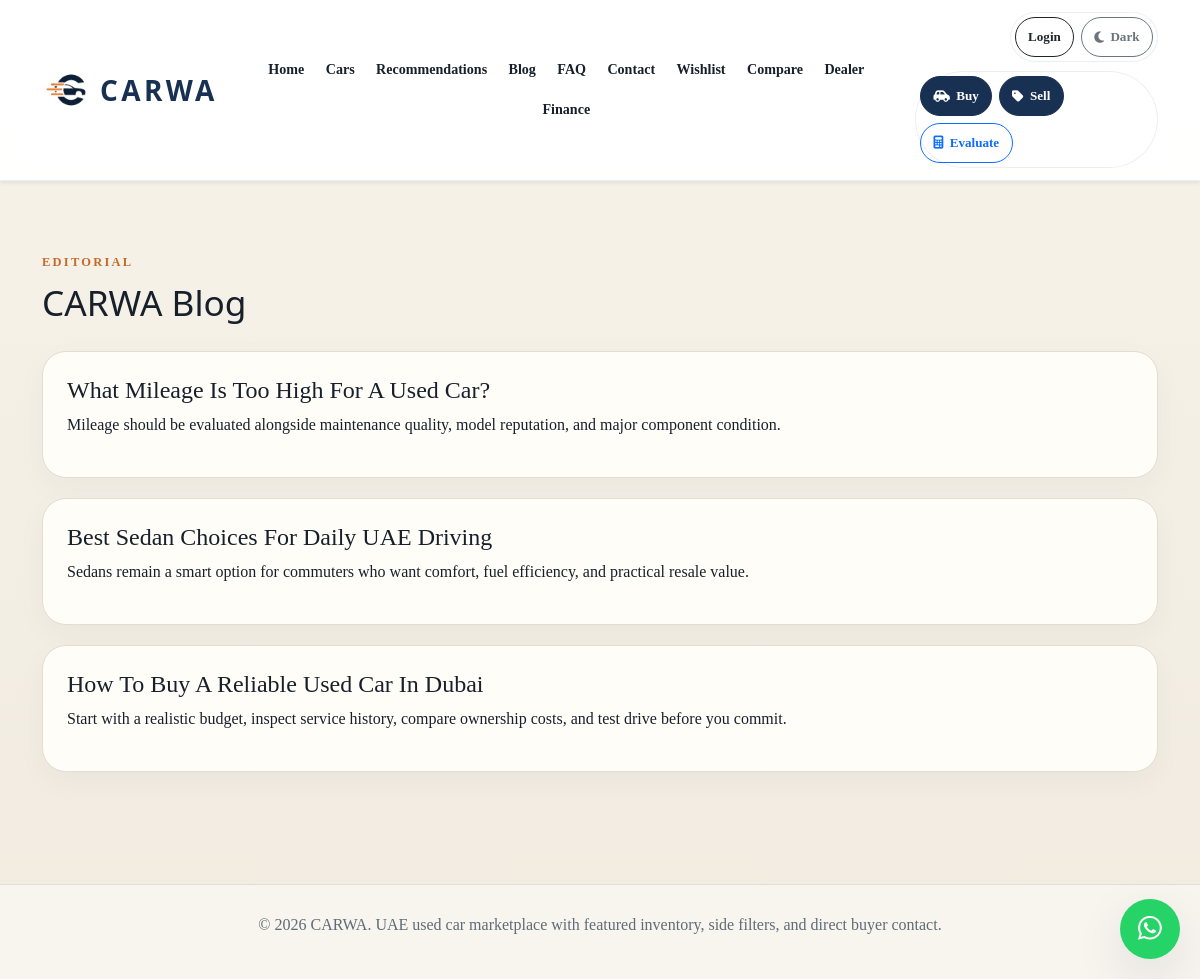
Page /blog on the committed database.
### tables this page shows
CREATE TABLE blogs(
        id INTEGER PRIMARY KEY AUTOINCREMENT,
        title TEXT,
        content TEXT
    );

### app.py (the view)
@app.route("/blog")
def blog():
    conn = get_db()
    blogs = conn.execute("SELECT * FROM blogs ORDER BY id DESC").fetchall()
    conn.close()
    return render_template("blog.html", blogs=blogs)

### app.py (called while the page is built)
def get_db():
    conn = sqlite3.connect(DATABASE_PATH)
    conn.row_factory = sqlite3.Row
    return conn

@app.context_processor
def inject_app_globals():
    return {
        "app_name": APP_NAME,
        "app_version": "Version 7",
    }

### templates/blog.html
{% extends "base.html" %}
{% block content %}
<section class="page-shell">
<div class="container">
<div class="section-head">
<p class="eyebrow">Editorial</p>
<h2>CARWA Blog</h2>
</div>
<div class="blog-grid">
{% for blog in blogs %}
<article class="blog-card">
<h4>{{ blog.title }}</h4>
<p>{{ blog.content }}</p>
</article>
{% endfor %}
</div>
</div>
</section>
{% endblock %}

### templates/base.html (shortened to what this page needs)
<!DOCTYPE html>
<html>
<head>
<link rel="stylesheet" href="https://cdnjs.cloudflare.com/ajax/libs/font-awesome/6.5.0/css/all.min.css">
<link rel="stylesheet" href="https://cdn.jsdelivr.net/npm/bootstrap@5.3.2/dist/css/bootstrap.min.css">
<link rel="stylesheet" href="/static/css/style.css?v=34">
</head>
{% set is_admin_context = session.get("admin_username") and request.path.startswith("/admin") %}
<body class="{{ 'admin-context' if is_admin_context else '' }}">
<nav class="navbar navbar-expand-lg navbar-light bg-white shadow-sm site-navbar">
<div class="container navbar-shell">
<a class="navbar-brand fw-bold site-logo" href="{{ '/admin' if is_admin_context else '/' }}">
<img src="/static/uploads/logo/logo.png" class="site-logo-img" alt="" aria-hidden="true">
<span class="site-logo-mark">{{ app_name }}</span>
</a>
<ul class="navbar-nav nav-main">
{% if is_admin_context %}
<li class="nav-item">
<a class="nav-link" href="/admin">Dashboard</a>
</li>
<li class="nav-item">
<a class="nav-link" href="/add">Add Listing</a>
</li>
<li class="nav-item">
<a class="nav-link" href="/cars">View Website</a>
</li>
{% else %}
<li class="nav-item">
<a class="nav-link" href="/">Home</a>
</li>
<li class="nav-item">
<a class="nav-link" href="/cars">Cars</a>
</li>
<li class="nav-item">
<a class="nav-link" href="/recommendations">Recommendations</a>
</li>
<li class="nav-item">
<a class="nav-link" href="/blog">Blog</a>
</li>
<li class="nav-item">
<a class="nav-link" href="/faq">FAQ</a>
</li>
<li class="nav-item">
<a class="nav-link" href="/contact">Contact</a>
</li>
<li class="nav-item">
<a class="nav-link" href="/mywishlist">Wishlist</a>
</li>
<li class="nav-item">
<a class="nav-link" href="/compare">Compare</a>
</li>
<li class="nav-item">
<a class="nav-link" href="/dealer">Dealer</a>
</li>
<li class="nav-item">
<a class="nav-link" href="/finance">Finance</a>
</li>
{% endif %}
</ul>
<div class="nav-actions">
<div class="nav-action-group nav-account-group">
{% if session.get("admin_username") %}
<span class="nav-profile-pill">
{{ session.get("admin_username") }}
</span>
{% if not is_admin_context %}
<a href="/admin" class="btn btn-outline-dark nav-pill-button">
Admin
</a>
{% endif %}
<a href="/logout" class="btn btn-outline-secondary nav-pill-button">
Logout
</a>
{% else %}
<a href="/login?next={{ request.path }}" class="btn btn-outline-dark nav-pill-button">
Login
</a>
{% endif %}
<button type="button" class="btn btn-outline-secondary theme-toggle nav-pill-button" data-theme-toggle aria-label="Switch color theme">
<i class="fa-solid fa-moon" data-theme-icon></i>
<span data-theme-label>Dark</span>
</button>
</div>
{% if not is_admin_context %}
<div class="nav-action-group nav-cta-group">
<a href="/cars" class="btn btn-primary nav-pill-button">
<i class="fa-solid fa-car-side"></i>
Buy
</a>
<a href="/add" class="btn btn-dark nav-pill-button">
<i class="fa-solid fa-tag"></i>
Sell
</a>
<a href="/evaluate" class="btn btn-outline-primary nav-pill-button">
<i class="fa-solid fa-calculator"></i>
Evaluate
</a>
</div>
{% endif %}
</div>
</div>
</nav>
{% block content %}{% endblock %}
{% if not is_admin_context %}
<footer class="site-footer">
<div class="container footer-inner">
<div>
<p class="mb-0">&copy; 2026 {{ app_name }}. UAE used car marketplace with featured inventory, side filters, and direct buyer contact.</p>
</div>
</div>
</footer>
{% endif %}
{% if not is_admin_context %}
<div class="whatsapp-wrap">
<a href="https://wa.me/971582119936" class="whatsapp" aria-label="Chat on WhatsApp">
<i class="fab fa-whatsapp"></i>
</a>
</div>
{% endif %}
</body>
</html>

### static/css/style.css (style rules this page uses)
:root { --bg:#f5f1e8; --surface:#fffdf8; --surface-strong:#ffffff; --text:#17202a; --muted:#5f6b76; --line:#e3ddd2; --brand:#183153; --brand-contrast:#ffffff; --brand-soft:#d7e3f5; --accent:#c46a2b; --accent-soft:#f2d9c5; --shadow:0 18px 50px rgba(24,49,83,0.10); --body-gradient:linear-gradient(180deg,#f7f3ea 0%,#f1ebe0 100%); --navbar-bg:rgba(255,255,255,0.96); --navbar-border:rgba(24,49,83,0.08); --footer-bg:rgba(255,255,255,0.45); --hero-gradient: radial-gradient(circle at top right, rgba(196,106,43,0.18), transparent 28%), linear-gradient(135deg,#10233c 0%,#183153 42%,#2c4b71 100%); --input-bg:#ffffff; --input-border:#d8d1c6; --soft-success:#f6faf7; --soft-success-line:#d6eadc; --success:#245c43; --success-contrast:#ffffff; --image-bg:#ddd6ca; }
body { background:var(--body-gradient); color:var(--text); font-family:Georgia,"Times New Roman",serif; }
.car-card h5, .detail-panel h1, .detail-panel h2, .detail-panel h4, .section-head h2, .navbar-brand { font-family:"Segoe UI",Tahoma,Geneva,Verdana,sans-serif; letter-spacing:normal; }
a { text-decoration:none; }
.navbar { border-bottom:1px solid var(--navbar-border); }
.site-navbar { padding:12px 0; background:var(--navbar-bg) !important; backdrop-filter:blur(10px); }
.navbar-shell { display:grid; grid-template-columns:auto minmax(0, 1fr); grid-template-areas: "logo actions" "nav nav"; align-items:center; gap:10px 18px; }
.navbar-brand { letter-spacing:0.08em; font-size:1.2rem; margin-right:0; flex:0 0 auto; }
.site-logo { grid-area:logo; display:inline-flex; align-items:center; gap:10px; color:var(--brand) !important; }
.site-logo-img { width:48px; height:48px; object-fit:contain; border-radius:0; box-shadow:none; }
.site-logo-mark { font-size:1.75rem; font-weight:800; letter-spacing:0.12em; line-height:1; }
.nav-main { grid-area:nav; display:flex; align-items:center; justify-content:center; gap:0.18rem; margin:0; flex-wrap:wrap; width:100%; min-width:0; }
.nav-link { color:var(--text); font-weight:600; font-size:0.88rem; padding:0.5rem 0.58rem !important; white-space:nowrap; border-radius:999px; transition:background 0.2s ease, color 0.2s ease; }
.nav-actions { grid-area:actions; display:flex; align-items:center; justify-content:flex-end; flex-wrap:wrap; gap:0.55rem; min-width:0; white-space:nowrap; }
.nav-action-group { display:flex; align-items:center; flex-wrap:wrap; gap:0.4rem; padding:4px; border:1px solid var(--navbar-border); border-radius:999px; background:color-mix(in srgb, var(--surface-strong) 82%, transparent); }
.nav-actions .btn, .nav-pill-button { display:inline-flex; align-items:center; justify-content:center; gap:0.4rem; padding:0.58rem 0.78rem; border-radius:999px; font-size:0.82rem; font-weight:700; white-space:nowrap; }
.theme-toggle { display:inline-flex; align-items:center; gap:0.42rem; }
.site-footer { margin-top:40px; padding:28px 0 42px; border-top:1px solid var(--line); background:var(--footer-bg); }
.footer-inner { display:flex; justify-content:center; align-items:center; text-align:center; gap:0; }
.footer-inner p, .footer-meta { color:var(--muted); }
.page-shell, .section-space { padding:72px 0; }
.eyebrow { margin-bottom:0.6rem; text-transform:uppercase; letter-spacing:0.18em; font-size:0.78rem; font-weight:700; color:var(--accent); }
.section-head { margin-bottom:28px; }
.section-head h2 { margin:0; font-size:2.2rem; }
.category-grid, .testimonial-grid, .blog-grid { display:grid; gap:20px; }
.testimonial-card, .blog-card, .faq-item, .empty-state { padding:24px; border-radius:24px; background:var(--surface); border:1px solid var(--line); box-shadow:0 10px 30px rgba(24,49,83,0.04); }
.whatsapp { position:fixed; right:20px; bottom:20px; width:60px; height:60px; display:flex; align-items:center; justify-content:center; border-radius:50%; font-size:1.7rem; background:#25D366; color:#fff; box-shadow:var(--shadow); z-index:10; }
.whatsapp-wrap { position:fixed; right:20px; bottom:20px; z-index:10; }
.btn { border-radius:999px; padding:0.7rem 1.15rem; font-weight:700; }
.btn-primary, .btn-dark { background:var(--brand); border-color:var(--brand); }
.btn-outline-primary, .btn-outline-dark, .btn-outline-secondary, .btn-outline-danger { border-width:1px; }

### rows in the picture
blogs: title "What Mileage Is Too High For A Used Car?", content "Mileage should be evaluated alongside maintenance quality, model reputation, and major component condition."
blogs: title "Best Sedan Choices For Daily UAE Driving", content "Sedans remain a smart option for commuters who want comfort, fuel efficiency, and practical resale value."
blogs: title "How To Buy A Reliable Used Car In Dubai", content "Start with a realistic budget, inspect service history, compare ownership costs, and test drive before you commit."

### other values in the picture
{{ app_name }} "CARWA"
